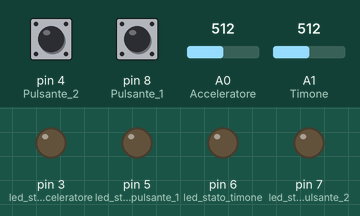
A sketch run on a simulated Arduino Uno, built with avr-gcc and run on an emulated ATmega328P. Parts: output pins drawn as LEDs (lit = HIGH). Inputs (shaded band) come from the test bench; at power-on: pin 4 (Pulsante_2) HIGH, pin 8 (Pulsante_1) HIGH, A0 (Acceleratore) = 512, A1 (Timone) = 512. No radio packets arrive unless stated; what the sketch prints to the serial monitor is not drawn.

Above: at 1.4 s.
1.5 s: pin 4 (Pulsante_2) pulled LOW for 0.15 s
At 1.57 s:
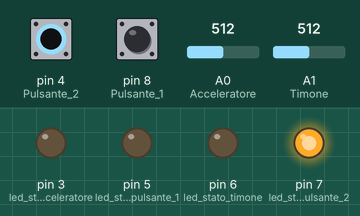
3.1 s: pin 8 (Pulsante_1) pulled LOW for 0.15 s
At 3.17 s:
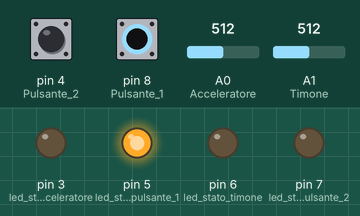
4.7 s: pin 8 (Pulsante_1) pulled LOW for 3.2 s
At 9.0 s:
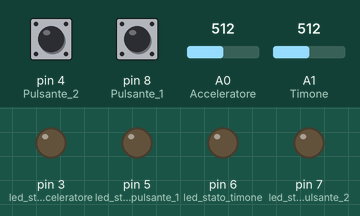
9.4 s: pin 4 (Pulsante_2) pulled LOW for 3.2 s
At 10.1 s:
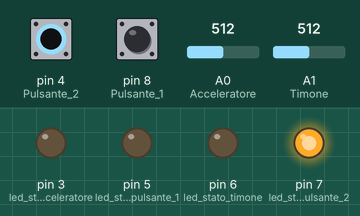
14.1 s: pin 4 (Pulsante_2) driven LOW and pin 8 (Pulsante_1) driven LOW
At 14.9 s:
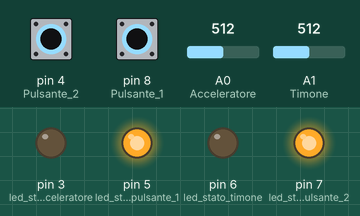
Timing chart, 0 to 16.6 s (numbered marks = the images above; inputs shaded):
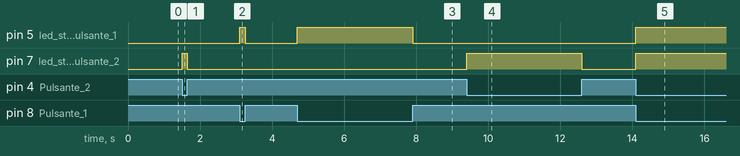

The sketch:

Radiocontroller.ino
```cpp
/*
  SW1 & SW2 NORMALMENTE ALTI
*/

#include <SPI.h>
#include <nRF24L01.h>
#include <RF24.h>


#define CE 9
#define CSN 10

#define Acceleratore A0
#define Val_Analogico_Acceleratore_Min 575
#define Val_Analogico_Acceleratore_Max 680
#define Tolleranza_Acceleratore 15
int accelerazione = 0;

#define Timone A1
#define Val_Analogico_Timone_Min 390
#define Val_Analogico_Timone_Max 770
#define MID 573
#define Tolleranza_Timone 20
int sterzata = 0;

#define Pulsante_1 8
#define Pulsante_2 4

#define led_stato_acceleratore 3
#define led_stato_timone 6
#define led_stato_pulsante_1 5
#define led_stato_pulsante_2 7

RF24 radio(CE, CSN);
const byte address[6] = "00001";

bool debug = 0;

struct Data_Package {
  byte Speed;
  byte Direction;
  byte Button;
  byte Button2;
};

Data_Package data;


void setup() {
  Serial.begin(115200);
  delay(250);

  Serial.println("Transmitter Started");

  pinMode(Acceleratore, INPUT);
  pinMode(Timone, INPUT);
  pinMode(Pulsante_1, INPUT_PULLUP);
  pinMode(Pulsante_2, INPUT_PULLUP);

  pinMode(led_stato_acceleratore, OUTPUT);
  pinMode(led_stato_timone, OUTPUT);
  pinMode(led_stato_pulsante_1, OUTPUT);
  pinMode(led_stato_pulsante_2, OUTPUT);
  digitalWrite(led_stato_acceleratore, LOW);
  digitalWrite(led_stato_timone, LOW);
  digitalWrite(led_stato_pulsante_1, LOW);
  digitalWrite(led_stato_pulsante_2, LOW);

  radio.begin();
  radio.openWritingPipe(address);
  radio.setAutoAck(false);
  radio.setDataRate(RF24_250KBPS);
  radio.setPALevel(RF24_PA_HIGH);

  data.Speed = 0;
  data.Direction = 127;
  data.Button = 0;
  data.Button2 = 0;
/*
  while(1){
    print_debug();
  }
*/
  if(!digitalRead(Pulsante_1) && !digitalRead(Pulsante_2)){
    Serial.println("Tieni premuto per entrare in modalità debug");
    debug = 1;
    while(debug){
      if(millis() < 5000){
        if(digitalRead(Pulsante_1) || digitalRead(Pulsante_2)) debug = 0;
      }
      else{
        print_debug();
        if(!digitalRead(Pulsante_1) && !digitalRead(Pulsante_2) && millis() > 20000) debug = 0;
      }
    }
  }

}

void loop() {
  sterzata = analogRead(Timone);

  //if(sterzata > (MID - Tolleranza_Timone) && sterzata < (MID + Tolleranza_Timone)) sterzata = (Val_Analogico_Timone_Max - ((Val_Analogico_Timone_Max - Val_Analogico_Timone_Min) / 2));
  if(sterzata < Val_Analogico_Timone_Min) sterzata = Val_Analogico_Timone_Min;
  else if(sterzata > Val_Analogico_Timone_Max) sterzata = Val_Analogico_Timone_Max;

  if(sterzata < (MID - Tolleranza_Timone)) data.Direction = map(sterzata, (MID - Tolleranza_Timone), Val_Analogico_Timone_Min , 126, 0);
  else if(sterzata > (MID + Tolleranza_Timone)) data.Direction = map(sterzata, (MID + Tolleranza_Timone), Val_Analogico_Timone_Max , 128, 255);
  else data.Direction = 127;


  accelerazione = analogRead(Acceleratore);

  if(accelerazione < (Val_Analogico_Acceleratore_Min + Tolleranza_Acceleratore)) accelerazione = Val_Analogico_Acceleratore_Min + Tolleranza_Acceleratore;
  else if(accelerazione > Val_Analogico_Acceleratore_Max) accelerazione = Val_Analogico_Acceleratore_Max;
  data.Speed = map(accelerazione,(Val_Analogico_Acceleratore_Min + Tolleranza_Acceleratore),(Val_Analogico_Acceleratore_Max) , 0, 255);

  //print_data_send();

  data.Button = !(digitalRead(Pulsante_1));
  digitalWrite(led_stato_pulsante_1, data.Button);

  data.Button2 = !(digitalRead(Pulsante_2));
  digitalWrite(led_stato_pulsante_2, data.Button2);

  radio.write(&data, sizeof(Data_Package));
}


void print_data_send(){
  Serial.print(data.Direction);
  Serial.print(" ");
  Serial.println(data.Speed);
}


void print_debug(){
  Serial.print("Acceleratore: ");
  Serial.print(analogRead(Acceleratore));
  Serial.print(" Sterzata: ");
  Serial.println(analogRead(Timone));

  Serial.print("Pulsante 1: ");
  Serial.print(!digitalRead(Pulsante_1));
  Serial.print(" Pulsante 2: ");
  Serial.println(!digitalRead(Pulsante_2));
  Serial.println("");
  delay(200);
}
```

Measured:
- after the input at 1.5 s, pin 7 (led_stato_pulsante_2): LOW → HIGH at once, → LOW 0.15 s later
- after the input at 3.1 s, pin 5 (led_stato_pulsante_1): LOW → HIGH at once, → LOW 0.15 s later
- after the input at 4.7 s, pin 5 (led_stato_pulsante_1): LOW → HIGH at once, → LOW 3.2 s later
- after the input at 9.4 s, pin 7 (led_stato_pulsante_2): LOW → HIGH at once, → LOW 3.2 s later
- after the input at 14.1 s, pin 5 (led_stato_pulsante_1), pin 7 (led_stato_pulsante_2): LOW → HIGH at once
